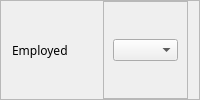
           <widget class="QFrame" name="frame_13">
            <property name="frameShape">
             <enum>QFrame::StyledPanel</enum>
            </property>
            <property name="frameShadow">
             <enum>QFrame::Raised</enum>
            </property>
            <layout class="QHBoxLayout" name="horizontalLayout_14">
             <property name="topMargin">
              <number>0</number>
             </property>
             <property name="bottomMargin">
              <number>0</number>
             </property>
             <item>
              <widget class="QLabel" name="label_7">
               <property name="font">
                <font>
                 <family>Moon</family>
                </font>
               </property>
               <property name="text">
                <string>Employed</string>
               </property>
              </widget>
             </item>
             <item>
              <widget class="QFrame" name="frame_14">
               <property name="frameShape">
                <enum>QFrame::StyledPanel</enum>
               </property>
               <property name="frameShadow">
                <enum>QFrame::Raised</enum>
               </property>
               <layout class="QHBoxLayout" name="horizontalLayout_15">
                <item>
                 <widget class="QComboBox" name="employedLine">
                  <property name="font">
                   <font>
                    <family>Raleway</family>
                    <pointsize>7</pointsize>
                   </font>
                  </property>
                 </widget>
                </item>
               </layout>
              </widget>
             </item>
            </layout>
           </widget>
